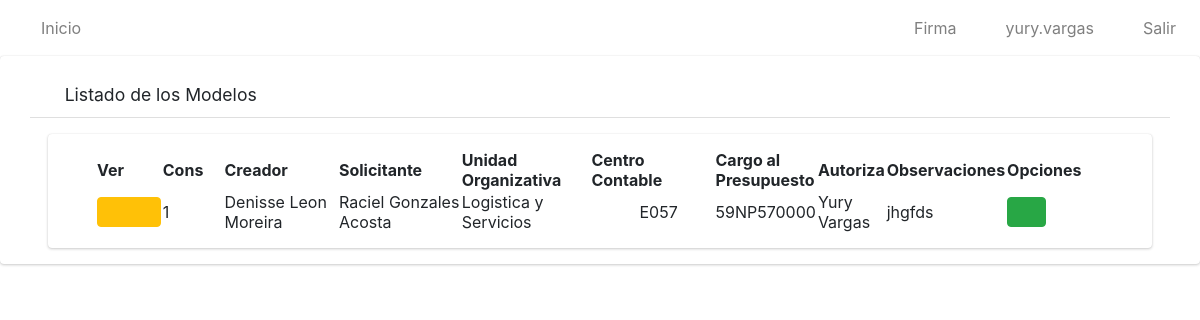
The app's page /listar_modelos/ (signed in), older data.
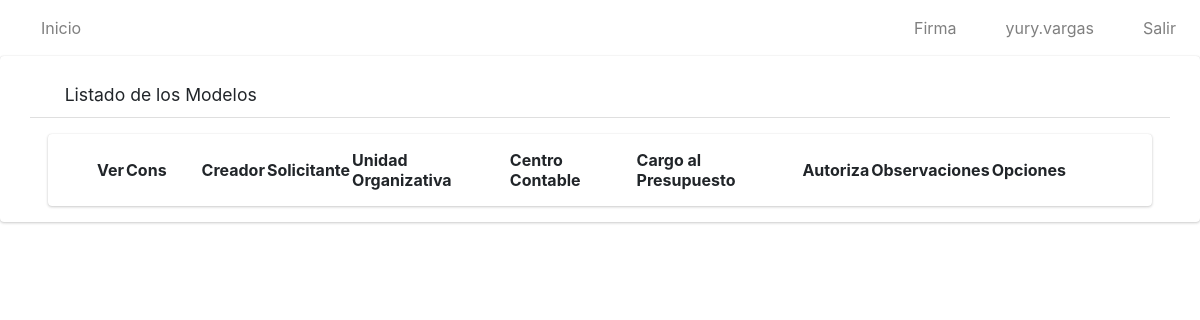
The same page, newer data.
### app/models.py (models this page shows, shortened)
class Modelo(models.Model):
    nombre=models.CharField(max_length=50)
    solicitante=models.CharField(max_length=50)
    unidad_organizativa=models.CharField(max_length=100)
    c_contable=models.CharField(max_length=4)
    consec=models.IntegerField()
    solicitudes=models.ManyToManyField(Solicitud)
    parleg=models.CharField(max_length=20)
    autoriza=models.CharField(max_length=50)
    cargo_presupuesto=models.CharField(max_length=20)
    observaciones = models.CharField(max_length=500, blank=True, null=True)
    estado=models.CharField(max_length=10)
    cargo_autoriza=models.CharField(max_length=100)
    dependencia_autoriza=models.CharField(max_length=100)
    cargo_solicita=models.CharField(max_length=100)
    area_trabajo_solicita=models.CharField(max_length=100)

### app/views.py (the view)
# urls.py: path('listar_modelos/', ModeloListView.as_view(), name='listarMod'),
class ModeloListView(ListView):
    model = Modelo
    template_name = 'modelos/listar.html'
    @method_decorator(login_required)
    def dispatch(self, request, *args, **kwargs):
        return super().dispatch(request,*args,** kwargs)
    def get_context_data(self, **kwargs):
        context = super().get_context_data(**kwargs)
        lista_solicitantes=[]
        modelos=Modelo.objects.all()
        context['title'] = "Listado de Solicitudes"
        context['object_list'] = Modelo.objects.all().filter(estado="ok")
        return context

### app/templates/modelos/listar.html (shortened to what this page needs)
{% extends 'base.html' %}
{% load static %}
{% block content %}
    <div class=" card card-default">
        <div class="card-header px-3 mb-3 mt-3 container">
            <h3 class="card-title">
            <i class="fas fa-search"></i>
                Listado de los Modelos
            </h3>
            </div>
        <div class="card card-body content-header mx-5 px-5">
            <table id="myTable" class="display" style="width: 100%;">
                <thead>
                    <tr>
                        <th>Ver</th>
                        <th style="width: 2cm">Cons</th>
                        <th>Creador</th>
                        <th>Solicitante</th>
                        <th>Unidad Organizativa</th>
                        <th>Centro Contable</th>
                        <th>Cargo al Presupuesto</th>
                        <th>Autoriza</th>
                        <th>Observaciones</th>
                        <th style="width: 3cm">Opciones</th>
                    </tr>
                </thead>
                <tbody>
                    {% for i in object_list %}
                    <tr>
                        <td style="width: 1cm"><a href="{% url 'solicitudModel' i.id%}" type="button" class="btn btn-warning">
                    <i class="fas fa-eye" style="width: 1cm"></i>
                </a></td>
                        <td style="width: 20px;">{{i.consec}}</td>
                        <td style="width: 150px;">{{i.nombre}}</td>
                        <td style="width: 150px;">{{i.solicitante}}</td>
                        <td style="width: 150px;">{{i.unidad_organizativa}}</td>
                        <td style="width: 150px;"><div class="pl-5">{{i.c_contable}}</div></td>
                        <td>{{i.cargo_presupuesto}}</td>
                        <td>{{i.autoriza}}</td>
                        <td>{{i.observaciones}}</td>
                        <td>
                {% if perms.app.view_modelo %}
                <a href="{% url 'modelo_pdf' i.id %}" type="button" class="btn btn-success">
                    <i class="fas fa-download"></i>
                </a>
                {% endif %}
                        </td>
                    </tr>
                    {% endfor %}
                </tbody>
            </table>
        </div>
    </div>
{% endblock %}

Row changes from the older to the newer data that the page shows:
no longer on this page (row edited): Modelo: consec "1", nombre "Denisse Leon Moreira", solicitante "Raciel Gonzales Acosta", unidad_organizativa "Logistica y Servicios", c_contable "E057", cargo_presupuesto "59NP570000", autoriza "Yury Vargas", observaciones "jhgfds"
